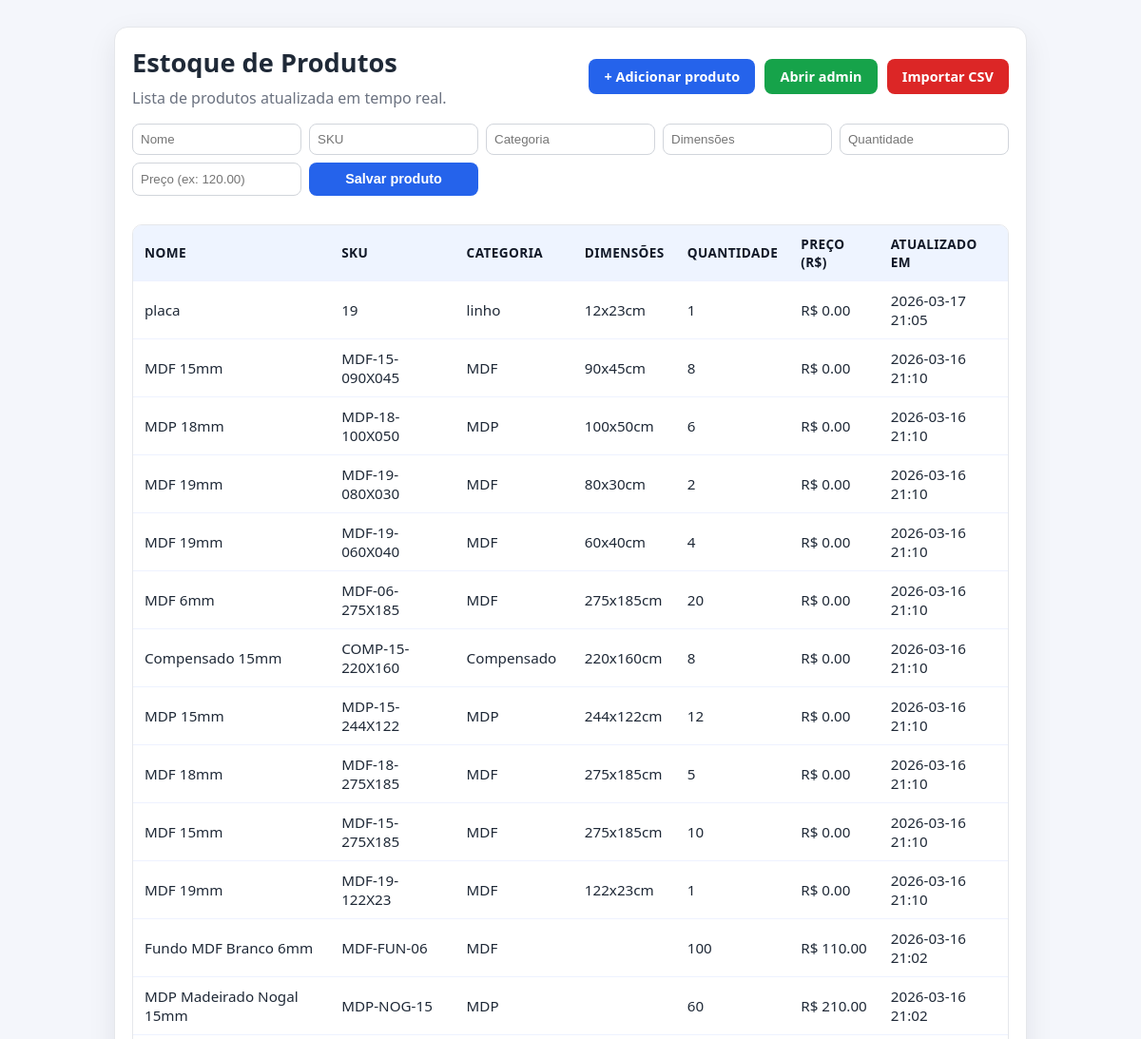
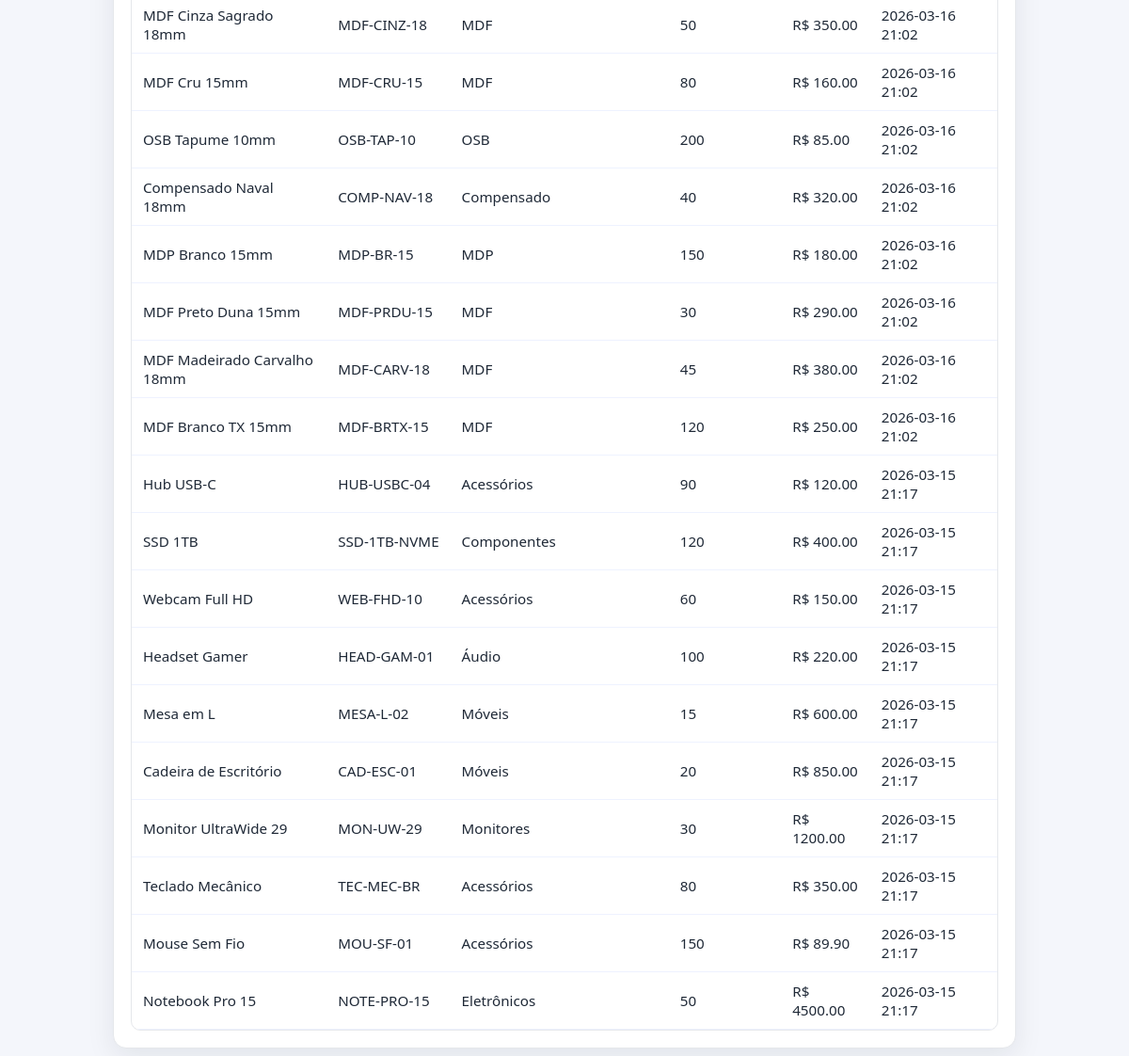
The page / on the database its author committed (2 pictures, top to bottom).
### estoque/models.py (models this page shows, shortened)
class Produto(models.Model):
    nome = models.CharField(max_length=200)
    sku = models.CharField(max_length=100, unique=True)
    descricao = models.TextField(blank=True)
    categoria = models.CharField(max_length=100, blank=True)
    dimensoes = models.CharField(max_length=120, blank=True)
    quantidade = models.PositiveIntegerField(default=0)
    preco = models.DecimalField(max_digits=10, decimal_places=2)
    criado_em = models.DateTimeField(auto_now_add=True)
    atualizado_em = models.DateTimeField(auto_now=True)

### estoque/views.py (the view)
# urls.py: path('', views.lista_produtos, name='lista_produtos'),
def lista_produtos(request):
    produtos = Produto.objects.order_by('-atualizado_em')
    return render(request, 'estoque/lista_produtos.html', {'produtos': produtos})

### estoque/templates/estoque/lista_produtos.html (shortened to what this page needs)
<!doctype html>
<html lang="en">
<head>
</head>
<body>
<div class="container">
  <div class="top-row">
    <div>
      <h1>Estoque de Produtos</h1>
      <p class="subtitle">Lista de produtos atualizada em tempo real.</p>
    </div>
    <div class="actions">
      <a href="/admin/estoque/produto/add/" class="btn btn-primary">+ Adicionar produto</a>
      <a href="/admin/" class="btn btn-success">Abrir admin</a>
      <a href="{% url 'importar_csv' %}" class="btn btn-danger">Importar CSV</a>
    </div>
  </div>
  <form action="{% url 'adicionar_produto' %}" method="post" style="margin-bottom:14px;display:grid;grid-template-columns:repeat(auto-fit,minmax(150px,1fr));gap:8px;">
    <input name="nome" placeholder="Nome" required style="padding:8px;border:1px solid #d1d5db;border-radius:8px;"/>
    <input name="sku" placeholder="SKU" required style="padding:8px;border:1px solid #d1d5db;border-radius:8px;"/>
    <input name="categoria" placeholder="Categoria" style="padding:8px;border:1px solid #d1d5db;border-radius:8px;"/>
    <input name="dimensoes" placeholder="Dimensões" style="padding:8px;border:1px solid #d1d5db;border-radius:8px;"/>
    <input name="quantidade" placeholder="Quantidade" type="number" min="0" style="padding:8px;border:1px solid #d1d5db;border-radius:8px;"/>
    <input name="preco" placeholder="Preço (ex: 120.00)" style="padding:8px;border:1px solid #d1d5db;border-radius:8px;"/>
    <button type="submit" class="btn btn-primary" style="margin-left:0;">Salvar produto</button>
  </form>
  {% if produtos %}
    <div class="table-wrap">
      <table>
        <thead>
          <tr><th>Nome</th><th>SKU</th><th>Categoria</th><th>Dimensões</th><th>Quantidade</th><th>Preço (R$)</th><th>Atualizado em</th></tr>
        </thead>
        <tbody>
        {% for prod in produtos %}
          <tr>
            <td>{{ prod.nome }}</td>
            <td>{{ prod.sku }}</td>
            <td>{{ prod.categoria }}</td>
            <td>{{ prod.dimensoes }}</td>
            <td>{{ prod.quantidade }}</td>
            <td>R$ {{ prod.preco }}</td>
            <td>{{ prod.atualizado_em|date:"Y-m-d H:i" }}</td>
          </tr>
        {% endfor %}
        </tbody>
      </table>
    </div>
  {% else %}
    <div class="empty">
      Nenhum produto cadastrado. Use o admin para adicionar ou execute o comando de importação.
    </div>
  {% endif %}
</div>
</body>
</html>

### estoque/templates/estoque/lista_produtos.html (style rules this page uses)
:root { --bg:#f4f6fb; --card:#ffffff; --text:#1f2937; --muted:#6b7280; --primary:#2563eb; --primary-hover:#1d4ed8; --success:#16a34a; --danger:#dc2626; --border:#e5e7eb; }
* { box-sizing:border-box; }
body { margin:0;font-family:'Segoe UI', Tahoma, Geneva, Verdana, sans-serif;background:var(--bg); color:var(--text); }
.container { max-width:960px;margin:28px auto;padding:18px;background:var(--card);border:1px solid var(--border);border-radius:14px;box-shadow:0 10px 30px rgba(15,23,42,0.08); }
h1 { margin:0 0 8px;font-size:1.7rem; }
.top-row { display:flex;align-items:center;justify-content:space-between;gap:12px;margin-bottom:16px;flex-wrap:wrap; }
.subtitle { color:var(--muted);margin:0; }
.actions { display:flex;gap:10px;flex-wrap:wrap; }
.btn { display:inline-flex;align-items:center;justify-content:center;padding:0.52rem 0.95rem;border-radius:8px;border:1px solid transparent;font-weight:600;text-decoration:none;color:#fff;font-size:0.9rem;cursor:pointer;transition:.2s; }
.btn-primary { background:var(--primary); }
.btn-success { background:var(--success); }
.btn-danger { background:var(--danger); }
.table-wrap { overflow-x:auto;border-radius:10px;border:1px solid var(--border); }
table { width:100%;border-collapse:collapse;font-size:0.95rem; }
th, td { padding:10px 12px;text-align:left;border-bottom:1px solid #eef2ff; }
th { background:#eef4ff;color:#111827;font-weight:700;font-size:.85rem;letter-spacing:.03em;text-transform:uppercase; }

### rows shown on the page
Produto: nome "placa", sku "19", categoria "linho", dimensoes "12x23cm", quantidade "1", preco "0.00", atualizado_em "2026-03-17 21:05"
Produto: nome "MDF 15mm", sku "MDF-15-090X045", categoria "MDF", dimensoes "90x45cm", quantidade "8", preco "0.00", atualizado_em "2026-03-16 21:10"
Produto: nome "MDP 18mm", sku "MDP-18-100X050", categoria "MDP", dimensoes "100x50cm", quantidade "6", preco "0.00", atualizado_em "2026-03-16 21:10"
Produto: nome "MDF 19mm", sku "MDF-19-080X030", categoria "MDF", dimensoes "80x30cm", quantidade "2", preco "0.00", atualizado_em "2026-03-16 21:10"
Produto: nome "MDF 19mm", sku "MDF-19-060X040", categoria "MDF", dimensoes "60x40cm", quantidade "4", preco "0.00", atualizado_em "2026-03-16 21:10"
Produto: nome "MDF 6mm", sku "MDF-06-275X185", categoria "MDF", dimensoes "275x185cm", quantidade "20", preco "0.00", atualizado_em "2026-03-16 21:10"
Produto: nome "Compensado 15mm", sku "COMP-15-220X160", categoria "Compensado", dimensoes "220x160cm", quantidade "8", preco "0.00", atualizado_em "2026-03-16 21:10"
Produto: nome "MDP 15mm", sku "MDP-15-244X122", categoria "MDP", dimensoes "244x122cm", quantidade "12", preco "0.00", atualizado_em "2026-03-16 21:10"
Produto: nome "MDF 18mm", sku "MDF-18-275X185", categoria "MDF", dimensoes "275x185cm", quantidade "5", preco "0.00", atualizado_em "2026-03-16 21:10"
Produto: nome "MDF 15mm", sku "MDF-15-275X185", categoria "MDF", dimensoes "275x185cm", quantidade "10", preco "0.00", atualizado_em "2026-03-16 21:10"
Produto: nome "MDF 19mm", sku "MDF-19-122X23", categoria "MDF", dimensoes "122x23cm", quantidade "1", preco "0.00", atualizado_em "2026-03-16 21:10"
Produto: nome "Fundo MDF Branco 6mm", sku "MDF-FUN-06", categoria "MDF", quantidade "100", preco "110.00", atualizado_em "2026-03-16 21:02"
Produto: nome "MDP Madeirado Nogal 15mm", sku "MDP-NOG-15", categoria "MDP", quantidade "60", preco "210.00", atualizado_em "2026-03-16 21:02"
Produto: nome "MDF Cinza Sagrado 18mm", sku "MDF-CINZ-18", categoria "MDF", quantidade "50", preco "350.00", atualizado_em "2026-03-16 21:02"
Produto: nome "MDF Cru 15mm", sku "MDF-CRU-15", categoria "MDF", quantidade "80", preco "160.00", atualizado_em "2026-03-16 21:02"
Produto: nome "OSB Tapume 10mm", sku "OSB-TAP-10", categoria "OSB", quantidade "200", preco "85.00", atualizado_em "2026-03-16 21:02"
Produto: nome "Compensado Naval 18mm", sku "COMP-NAV-18", categoria "Compensado", quantidade "40", preco "320.00", atualizado_em "2026-03-16 21:02"
Produto: nome "MDP Branco 15mm", sku "MDP-BR-15", categoria "MDP", quantidade "150", preco "180.00", atualizado_em "2026-03-16 21:02"
Produto: nome "MDF Preto Duna 15mm", sku "MDF-PRDU-15", categoria "MDF", quantidade "30", preco "290.00", atualizado_em "2026-03-16 21:02"
Produto: nome "MDF Madeirado Carvalho 18mm", sku "MDF-CARV-18", categoria "MDF", quantidade "45", preco "380.00", atualizado_em "2026-03-16 21:02"
Produto: nome "MDF Branco TX 15mm", sku "MDF-BRTX-15", categoria "MDF", quantidade "120", preco "250.00", atualizado_em "2026-03-16 21:02"
Produto: nome "Hub USB-C", sku "HUB-USBC-04", categoria "Acessórios", quantidade "90", preco "120.00", atualizado_em "2026-03-15 21:17"
Produto: nome "SSD 1TB", sku "SSD-1TB-NVME", categoria "Componentes", quantidade "120", preco "400.00", atualizado_em "2026-03-15 21:17"
Produto: nome "Webcam Full HD", sku "WEB-FHD-10", categoria "Acessórios", quantidade "60", preco "150.00", atualizado_em "2026-03-15 21:17"
Produto: nome "Headset Gamer", sku "HEAD-GAM-01", categoria "Áudio", quantidade "100", preco "220.00", atualizado_em "2026-03-15 21:17"
Produto: nome "Mesa em L", sku "MESA-L-02", categoria "Móveis", quantidade "15", preco "600.00", atualizado_em "2026-03-15 21:17"
Produto: nome "Cadeira de Escritório", sku "CAD-ESC-01", categoria "Móveis", quantidade "20", preco "850.00", atualizado_em "2026-03-15 21:17"
Produto: nome "Monitor UltraWide 29", sku "MON-UW-29", categoria "Monitores", quantidade "30", preco "1200.00", atualizado_em "2026-03-15 21:17"
Produto: nome "Teclado Mecânico", sku "TEC-MEC-BR", categoria "Acessórios", quantidade "80", preco "350.00", atualizado_em "2026-03-15 21:17"
Produto: nome "Mouse Sem Fio", sku "MOU-SF-01", categoria "Acessórios", quantidade "150", preco "89.90", atualizado_em "2026-03-15 21:17"
Produto: nome "Notebook Pro 15", sku "NOTE-PRO-15", categoria "Eletrônicos", quantidade "50", preco "4500.00", atualizado_em "2026-03-15 21:17"
